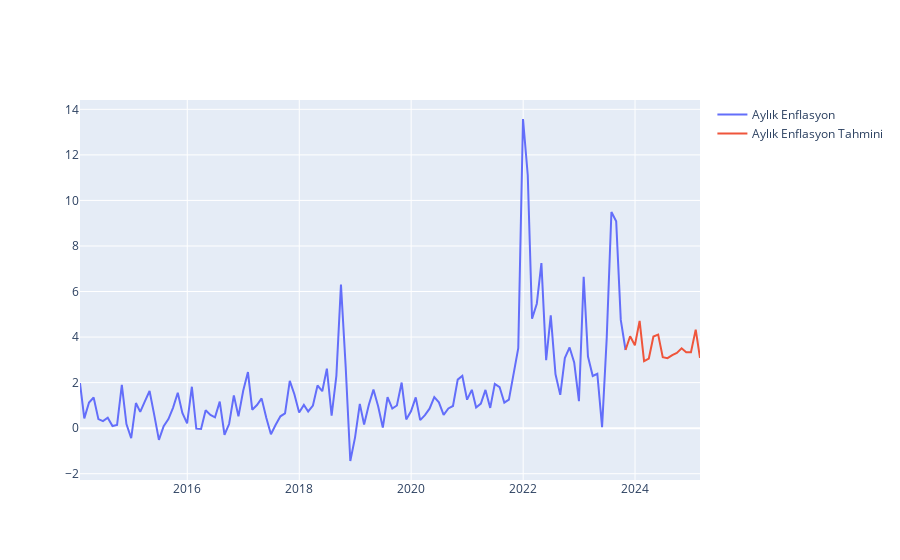

Notebook code cell kept with this figure:
### Code cell
fig2 = go.Figure()
fig2.add_trace(go.Scatter(x=aylık.iloc[:118].index,y=aylık.iloc[:118],mode='lines',name="Aylık Enflasyon"))
fig2.add_trace(go.Scatter(x=aylık.iloc[117:].index,y=aylık.iloc[117:],mode='lines',name="Aylık Enflasyon Tahmini"))
